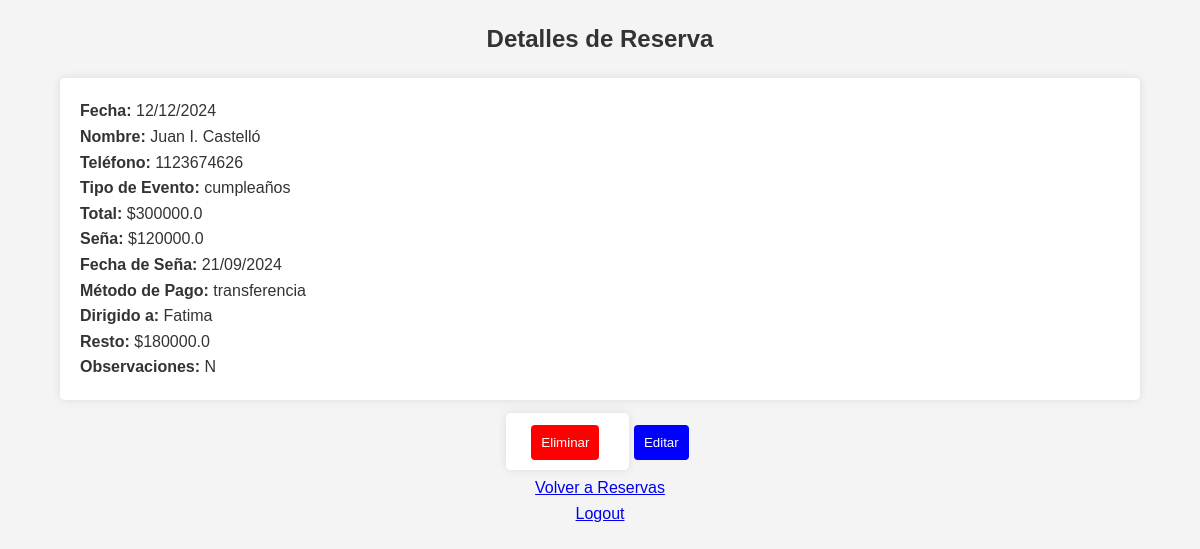
Screenshot of /ver/1 with the database file from the repository.
### tables this page shows
CREATE TABLE reservas (id INTEGER PRIMARY KEY, fecha TEXT, nombre TEXT, telefono TEXT, tipo_evento TEXT, total REAL, seña REAL, fecha_seña TEXT, metodo_pago TEXT, dirigido_a TEXT, resto REAL, observaciones TEXT);

### app.py (the view)
@app.route('/ver/<int:id>')
def ver_reserva(id):
    conn = get_db_connection()
    reserva = conn.execute('SELECT * FROM reservas WHERE id = ?', (id,)).fetchone()
    conn.close()
    if reserva:
        reserva_dict = dict(reserva)
        reserva_dict['fecha'] = datetime.strptime(reserva['fecha'], '%Y-%m-%d').strftime('%d/%m/%Y')
        if reserva['fecha_seña']:
            reserva_dict['fecha_seña'] = datetime.strptime(reserva['fecha_seña'], '%Y-%m-%d').strftime('%d/%m/%Y')
        return render_template('detalles_reserva.html', reserva=reserva_dict)
    else:
        flash('Reserva no encontrada.')
        return redirect(url_for('reservar'))

### app.py (called while the page is built)
def get_db_connection():
    conn = sqlite3.connect('reservas.db')
    conn.row_factory = sqlite3.Row
    return conn

### templates/detalles_reserva.html (shortened to what this page needs)
<!DOCTYPE html>
<html lang="es">
<head>
    <link rel="stylesheet" href="{{ url_for('static', filename='styles.css') }}">
</head>
<body>
    <h2>Detalles de Reserva</h2>
    <div class="container">
        <p><strong>Fecha:</strong> {{ reserva.fecha }}</p>
        <p><strong>Nombre:</strong> {{ reserva.nombre }}</p>
        <p><strong>Teléfono:</strong> {{ reserva.telefono }}</p>
        <p><strong>Tipo de Evento:</strong> {{ reserva.tipo_evento }}</p>
        <p><strong>Total:</strong> ${{ reserva.total }}</p>
        <p><strong>Seña:</strong> ${{ reserva.seña }}</p>
        <p><strong>Fecha de Seña:</strong> {{ reserva.fecha_seña }}</p>
        <p><strong>Método de Pago:</strong> {{ reserva.metodo_pago }}</p>
        <p><strong>Dirigido a:</strong> {{ reserva.dirigido_a }}</p>
        <p><strong>Resto:</strong> ${{ reserva.resto }}</p>
        <p><strong>Observaciones:</strong> {{ reserva.observaciones }}</p>
    </div>
    <div class="centered">
        <form action="/eliminar/{{ reserva.id }}" method="POST" style="display:inline;">
            <button type="submit" class="delete-button">Eliminar</button>
        </form>
        <a href="/editar/{{ reserva.id }}">
            <button class="edit-button">Editar</button>
        </a>
    </div>
    <div class="centered">
        <p><a href="/reservas">Volver a Reservas</a></p>
        <p><a href="/logout">Logout</a></p>
    </div>
</body>
</html>

### static/styles.css (style rules this page uses)
* { margin: 0; padding: 0; box-sizing: border-box; }
body { font-family: Arial, sans-serif; background-color: #f4f4f4; color: #333; line-height: 1.6; }
h2 { text-align: center; margin: 20px 0; }
.centered { text-align: center; margin-top: 10px; }
.container { max-width: 90%; margin: 20px auto; padding: 20px; background: #fff; border-radius: 5px; box-shadow: 0 0 10px rgba(0, 0, 0, 0.1); }
form { max-width: 400px; margin: 20px auto; padding: 20px; background: #fff; border-radius: 5px; box-shadow: 0 0 10px rgba(0,0,0,0.1); }
button { width: auto; max-width: 150px; padding: 10px; background-color: #5cb85c; color: white; border: none; border-radius: 4px; cursor: pointer; margin: 5px; }
.delete-button { background-color: red; color: white; }
.edit-button { background-color: blue; color: white; }

### rows the page displays
reservas: fecha "12/12/2024", nombre "Juan I. Castelló", telefono "1123674626", tipo_evento "cumpleaños", total "300000.0", seña "120000.0", fecha_seña "21/09/2024", metodo_pago "transferencia", dirigido_a "Fatima", resto "180000.0", observaciones "N"
